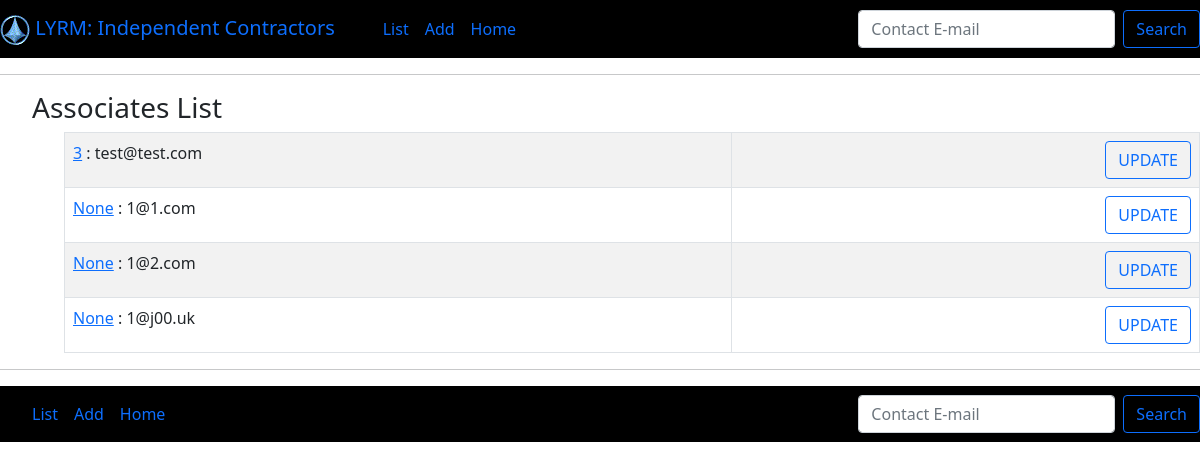
Page /list/ on the committed database.
### webform/models.py (models this page shows, shortened)
class associate(models.Model):
    userid = models.CharField(max_length=10, null=True, blank=True, unique=True)
    displayname = models.CharField(max_length=100, null=True, blank=True)
    givenname = models.CharField(max_length=100, null=True)
    surname = models.CharField(max_length=100, null=True)
    initials = models.CharField(max_length=1, null=True, blank=True)
    petcocountry = models.CharField(max_length=100, null=True, blank=True)
    hiredate = models.DateField(max_length=10, null=True)
    enddate = models.DateField(max_length=10, null=True)
    status = models.CharField(max_length=100, null=True, blank=True)
    petcodepartment = models.CharField(max_length=100, null=True, blank=True)
    petcocity = models.CharField(max_length=100, null=True, blank=True)
    costcenter = models.CharField(max_length=100, null=True, blank=True)
    petcopostalcode = models.CharField(max_length=100, null=True, blank=True)
    petcostore = models.CharField(max_length=100, null=True, blank=True)
    jobcode = models.CharField(max_length=100, null=True, blank=True)
    managerid = models.CharField(max_length=10, null=True)
    employeetype = models.CharField(max_length=100, null=True, blank=True)
    petcodivision = models.CharField(max_length=100, null=True, blank=True)
    petcodistrict = models.CharField(max_length=100, null=True, blank=True)
    petcomarket = models.CharField(max_length=100, null=True, blank=True)
    petcoterritory = models.CharField(max_length=100, null=True, blank=True)
    petcodepartmentname = models.CharField(max_length=100, null=True, blank=True)
    petcoworkertype = models.CharField(max_length=100, null=True, blank=True)
    petcojobtitle = models.CharField(max_length=100, null=True, blank=True)
    petcolocation = models.CharField(max_length=100, null=True, blank=True)
    petcolocationtype = models.CharField(max_length=100, null=True, blank=True)
    petcocompany = models.CharField(max_length=100, null=True, blank=True)
    petcopaygroup = models.CharField(max_length=100, null=True, blank=True)
    petcojobfamily = models.CharField(max_length=100, null=True, blank=True)
    contactemail = models.EmailField(max_length=100, unique=True)
    contract_startdate = models.DateField(max_length=10, null=True, blank=True)
    contract_enddate = models.DateField(max_length=10, null=True, blank=True)
    supplier = models.CharField(max_length=100, null=True, blank=True)
    pin = models.CharField(max_length=32, null=True, blank=True)
    lastmodifiedby = models.CharField(max_length=100, null=True, blank=True)
    requestnumber = models.CharField(max_length=100, null=True, blank=True)
    comment = models.CharField(max_length=250, null=True, blank=True)

### webform/associate_views.py (the view)
# urls.py: path('list/', associate_views.associate_list, name="associate-list"),
def associate_list(request):
    associate_list = associate.objects.all()
    return render (request, 'associates_list.html' , {'associate_list': associate_list})

### webform/templates/associates_list.html (shortened to what this page needs)
{% extends 'base.html' %}
{% block content %}
<ul>
  <h3>Associates List</h3>
  <ul>
  <table class="table table-striped table-hover table-bordered">
    {% for associate in associate_list %}
      <tr>
        <td>
          <a href="{% url 'associate-record' associate.id %}">{{ associate.userid }}</a> : {{ associate.contactemail }}
        </td>
        <td align="right">
          <a href ="{% url 'associate-update' associate.id %}"><button class="btn btn-outline-primary" type="button">UPDATE</button></a>
        </td>
      </tr>
      {% empty %}
      <ul> <h4>No records found</h4></ul>
    {% endfor %}
  </table>
  </ul>
</ul>
{% endblock %}

### rows in the picture
associate: userid "3", contactemail "test@test.com"
associate: userid "None", contactemail "1@1.com"
associate: userid "None", contactemail "1@2.com"
associate: userid "None", contactemail "1@j00.uk"
